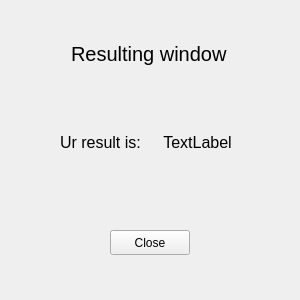
<?xml version="1.0" encoding="UTF-8"?>
<ui version="4.0">
 <class>Form</class>
 <widget class="QWidget" name="Form">
  <property name="geometry">
   <rect>
    <x>0</x>
    <y>0</y>
    <width>300</width>
    <height>300</height>
   </rect>
  </property>
  <property name="minimumSize">
   <size>
    <width>300</width>
    <height>300</height>
   </size>
  </property>
  <property name="maximumSize">
   <size>
    <width>300</width>
    <height>300</height>
   </size>
  </property>
  <property name="windowTitle">
   <string>ResultWindow</string>
  </property>
  <widget class="QPushButton" name="pushButton">
   <property name="geometry">
    <rect>
     <x>110</x>
     <y>230</y>
     <width>80</width>
     <height>25</height>
    </rect>
   </property>
   <property name="text">
    <string>Close</string>
   </property>
  </widget>
  <widget class="QLabel" name="label_2">
   <property name="geometry">
    <rect>
     <x>71</x>
     <y>40</y>
     <width>157</width>
     <height>28</height>
    </rect>
   </property>
   <property name="font">
    <font>
     <pointsize>15</pointsize>
    </font>
   </property>
   <property name="text">
    <string>Resulting window</string>
   </property>
  </widget>
  <widget class="QWidget" name="">
   <property name="geometry">
    <rect>
     <x>60</x>
     <y>130</y>
     <width>181</width>
     <height>24</height>
    </rect>
   </property>
   <layout class="QHBoxLayout" name="_2">
    <item>
     <widget class="QLabel" name="label_3">
      <property name="font">
       <font>
        <pointsize>12</pointsize>
       </font>
      </property>
      <property name="text">
       <string>Ur result is:</string>
      </property>
     </widget>
    </item>
    <item>
     <widget class="QLabel" name="label">
      <property name="font">
       <font>
        <pointsize>12</pointsize>
       </font>
      </property>
      <property name="text">
       <string>TextLabel</string>
      </property>
      <property name="textFormat">
       <enum>Qt::AutoText</enum>
      </property>
      <property name="scaledContents">
       <bool>false</bool>
      </property>
      <property name="alignment">
       <set>Qt::AlignCenter</set>
      </property>
     </widget>
    </item>
   </layout>
  </widget>
 </widget>
 <resources/>
 <connections>
  <connection>
   <sender>pushButton</sender>
   <signal>clicked()</signal>
   <receiver>Form</receiver>
   <slot>close()</slot>
   <hints>
    <hint type="sourcelabel">
     <x>168</x>
     <y>247</y>
    </hint>
    <hint type="destinationlabel">
     <x>152</x>
     <y>269</y>
    </hint>
   </hints>
  </connection>
 </connections>
</ui>
